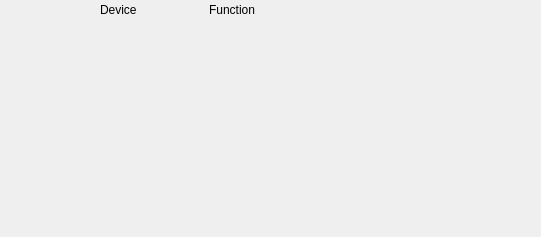
<?xml version="1.0" encoding="UTF-8"?>
<ui version="4.0">
 <class>ConfigMenu</class>
 <widget class="QWidget" name="ConfigMenu">
  <property name="geometry">
   <rect>
    <x>0</x>
    <y>0</y>
    <width>541</width>
    <height>237</height>
   </rect>
  </property>
  <property name="windowTitle">
   <string>Form</string>
  </property>
  <layout class="QHBoxLayout" name="horizontalLayout">
   <property name="spacing">
    <number>0</number>
   </property>
   <property name="leftMargin">
    <number>0</number>
   </property>
   <property name="topMargin">
    <number>0</number>
   </property>
   <property name="rightMargin">
    <number>0</number>
   </property>
   <property name="bottomMargin">
    <number>0</number>
   </property>
   <item>
    <widget class="QFrame" name="mainGridContainer">
     <property name="styleSheet">
      <string notr="true"/>
     </property>
     <layout class="QVBoxLayout" name="verticalLayout">
      <property name="spacing">
       <number>0</number>
      </property>
      <property name="leftMargin">
       <number>0</number>
      </property>
      <property name="topMargin">
       <number>0</number>
      </property>
      <property name="rightMargin">
       <number>0</number>
      </property>
      <property name="bottomMargin">
       <number>0</number>
      </property>
      <item>
       <widget class="QWidget" name="mainGrid" native="true">
        <layout class="QGridLayout" name="gridLayout" columnstretch="0,0,0">
         <property name="leftMargin">
          <number>0</number>
         </property>
         <property name="topMargin">
          <number>0</number>
         </property>
         <property name="rightMargin">
          <number>0</number>
         </property>
         <property name="bottomMargin">
          <number>0</number>
         </property>
         <property name="spacing">
          <number>6</number>
         </property>
         <item row="0" column="2">
          <widget class="QLabel" name="label_4">
           <property name="text">
            <string>Function</string>
           </property>
          </widget>
         </item>
         <item row="0" column="1">
          <widget class="QLabel" name="label_3">
           <property name="sizePolicy">
            <sizepolicy hsizetype="Fixed" vsizetype="Preferred">
             <horstretch>0</horstretch>
             <verstretch>0</verstretch>
            </sizepolicy>
           </property>
           <property name="minimumSize">
            <size>
             <width>103</width>
             <height>0</height>
            </size>
           </property>
           <property name="text">
            <string>Device</string>
           </property>
          </widget>
         </item>
         <item row="0" column="0">
          <spacer name="horizontalSpacer">
           <property name="orientation">
            <enum>Qt::Horizontal</enum>
           </property>
           <property name="sizeType">
            <enum>QSizePolicy::Fixed</enum>
           </property>
           <property name="sizeHint" stdset="0">
            <size>
             <width>100</width>
             <height>20</height>
            </size>
           </property>
          </spacer>
         </item>
        </layout>
       </widget>
      </item>
      <item>
       <spacer name="verticalSpacer">
        <property name="orientation">
         <enum>Qt::Vertical</enum>
        </property>
        <property name="sizeHint" stdset="0">
         <size>
          <width>20</width>
          <height>40</height>
         </size>
        </property>
       </spacer>
      </item>
     </layout>
    </widget>
   </item>
  </layout>
 </widget>
 <resources/>
 <connections/>
</ui>
